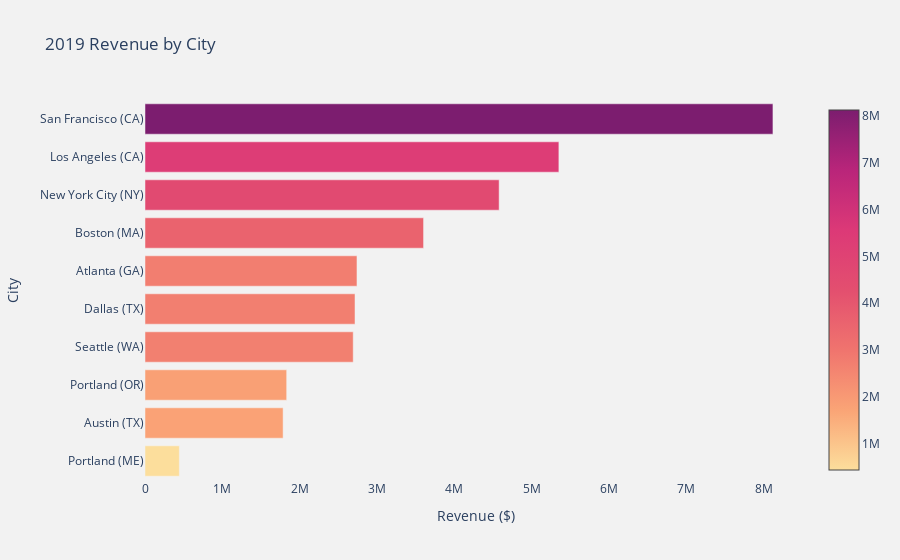

Notebook cell for this chart:
### Markdown cell above
#### Visualize with Plotly

### Code cell
# Set styling parameters
colors = {
    'background': '#F2F2F2'
    ,'text': '#333333'
    ,'colorscale': 'Sunsetdark'
}
# Create the bar chart
data = go.Bar(
    x=top_revenue_city_df['Revenue']
    ,y=top_revenue_city_df['City']
    ,orientation='h'
    ,marker=dict(
        color=top_revenue_city_df['Revenue']
        ,showscale=True
        ,colorscale=colors['colorscale']
        ,line=dict(color=colors['background'])
    )
    ,customdata=top_revenue_city_df['vs Leader']
    ,hovertemplate = f"City: %{{y}}<br>Revenue: $%{{x:.2s}}<br>vs{best_performing_city}: $%{{customdata:.2s}} <extra></extra>")

# Set the layout
layout = go.Layout(
    title=f'{reporting_year} Revenue by City'
    ,xaxis=dict(
        title='Revenue ($)'
        ,showgrid=False
        ,zeroline=False
    )
    ,yaxis=dict(
        title='City'
        ,showgrid=False
        ,zeroline=False
        ,categoryorder='total ascending'
    )
    ,plot_bgcolor=colors['background']
    ,paper_bgcolor=colors['background']
)

# Create the figure and display it
top_revenue_city_chart = go.Figure(data=data, layout=layout)
top_revenue_city_chart.show()

### Figure 1 — Plotly figure (JSON) as saved in the notebook; plotly's stock layout.template omitted (floating-point values rounded to 4 significant figures)
{"data": [{"customdata": [7678000.0, 6335000.0, 6289000.0, 5429000.0, 5406000.0, 5380000.0, 4519000.0, 3541000.0, 2769000.0, 0], "hovertemplate": "City: %{y}<br>Revenue: $%{x:.2s}<br>vs San Francisco (CA): $%{customdata:.2s} <extra></extra>", "marker": {"color": [444100.0, 1786000.0, 1832000.0, 2693000.0, 2716000.0, 2742000.0, 3603000.0, 4580000.0, 5353000.0, 8122000.0], "colorscale": [[0, "rgb(252, 222, 156)"], [0.1667, "rgb(250, 164, 118)"], [0.3333, "rgb(240, 116, 110)"], [0.5, "rgb(227, 79, 111)"], [0.6667, "rgb(220, 57, 119)"], [0.8333, "rgb(185, 37, 122)"], [1, "rgb(124, 29, 111)"]], "line": {"color": "#F2F2F2"}, "showscale": true}, "orientation": "h", "type": "bar", "x": [444100.0, 1786000.0, 1832000.0, 2693000.0, 2716000.0, 2742000.0, 3603000.0, 4580000.0, 5353000.0, 8122000.0], "y": [" Portland (ME)", " Austin (TX)", " Portland (OR)", " Seattle (WA)", " Dallas (TX)", " Atlanta (GA)", " Boston (MA)", " New York City (NY)", " Los Angeles (CA)", " San Francisco (CA)"]}], "layout": {"paper_bgcolor": "#F2F2F2", "plot_bgcolor": "#F2F2F2", "title": {"text": "2019 Revenue by City"}, "xaxis": {"showgrid": false, "title": {"text": "Revenue ($)"}, "zeroline": false}, "yaxis": {"categoryorder": "total ascending", "showgrid": false, "title": {"text": "City"}, "zeroline": false}}}
